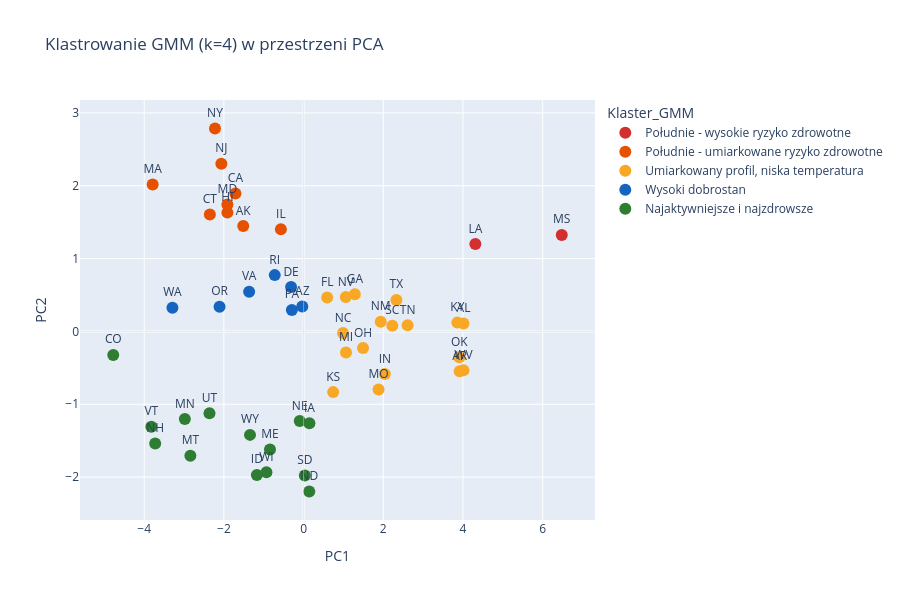

Notebook code cell kept with this figure:
### Code cell
df_pca["Klaster_GMM"] = df_state["Klaster_GMM"].values

fig_gmm = px.scatter(
    df_pca,
    x="PC1",
    y="PC2",
    text="LocationAbbr",
    color="Klaster_GMM",
    color_discrete_map=CLUSTER_PALETTE,
    category_orders={"Klaster_GMM": CLUSTER_ORDER},
    hover_data=["LocationDesc", "Obesity", "NoActivity", "Region"],
    title="Klastrowanie GMM (k=4) w przestrzeni PCA",
    height=600,
)
fig_gmm.update_traces(
    textposition="top center", selector=dict(mode="markers+text"), marker=dict(size=12)
)
fig_gmm.add_hline(y=0, line_width=0.5, line_color="lightgray")
fig_gmm.add_vline(x=0, line_width=0.5, line_color="lightgray")

fig_gmm.show()

### Figure 1 — Plotly figure (JSON) as saved in the notebook; plotly's stock layout.template omitted (floating-point values rounded to 4 significant figures)
{"data": [{"customdata": [["Louisiana", 36.35, 31.35, "South"], ["Mississippi", 40.15, 34.85, "South"]], "hovertemplate": "Klaster_GMM=Południe - wysokie ryzyko zdrowotne<br>PC1=%{x}<br>PC2=%{y}<br>LocationAbbr=%{text}<br>LocationDesc=%{customdata[0]}<br>Obesity=%{customdata[1]}<br>NoActivity=%{customdata[2]}<br>Region=%{customdata[3]}<extra></extra>", "legendgroup": "Południe - wysokie ryzyko zdrowotne", "marker": {"color": "#D32F2F", "size": 12, "symbol": "circle"}, "mode": "markers+text", "name": "Południe - wysokie ryzyko zdrowotne", "orientation": "v", "showlegend": true, "text": ["LA", "MS"], "textposition": "top center", "type": "scatter", "x": [4.311, 6.48], "xaxis": "x", "y": [1.199, 1.325], "yaxis": "y"}, {"customdata": [["Alaska", 30, 20.65, "West"], ["California", 26, 21.7, "West"], ["Connecticut", 28.25, 22.95, "Northeast"], ["Hawaii", 24.95, 22.15, "West"], ["Illinois", 31.7, 25.1, "Midwest"], ["Maryland", 31.6, 23.15, "South"], ["Massachusetts", 25.45, 24.4, "Northeast"], ["New Jersey", 25.7, 28.5, "Northeast"], ["New York", 27.35, 25.5, "Northeast"]], "hovertemplate": "Klaster_GMM=Południe - umiarkowane ryzyko zdrowotne<br>PC1=%{x}<br>PC2=%{y}<br>LocationAbbr=%{text}<br>LocationDesc=%{customdata[0]}<br>Obesity=%{customdata[1]}<br>NoActivity=%{customdata[2]}<br>Region=%{customdata[3]}<extra></extra>", "legendgroup": "Południe - umiarkowane ryzyko zdrowotne", "marker": {"color": "#E65100", "size": 12, "symbol": "circle"}, "mode": "markers+text", "name": "Południe - umiarkowane ryzyko zdrowotne", "orientation": "v", "showlegend": true, "text": ["AK", "CA", "CT", "HI", "IL", "MD", "MA", "NJ", "NY"], "textposition": "top center", "type": "scatter", "x": [-1.515, -1.711, -2.352, -1.912, -0.5696, -1.912, -3.788, -2.063, -2.223], "xaxis": "x", "y": [1.447, 1.894, 1.607, 1.631, 1.402, 1.741, 2.017, 2.303, 2.786], "yaxis": "y"}, {"customdata": [["Alabama", 36.15, 31.1, "South"], ["Arkansas", 37.25, 31.1, "South"], ["Florida", 28.85, 26.65, "South"], ["Georgia", 32.8, 27.05, "South"], ["Indiana", 34.7, 29.15, "Midwest"], ["Kansas", 34.8, 24.8, "Midwest"], ["Kentucky", 36.55, 32.6, "South"], ["Michigan", 34.5, 24.6, "Midwest"], ["Missouri", 34.9, 28.35, "Midwest"], ["Nevada", 30.05, 25.4, "West"], ["New Mexico", 32, 23.8, "West"], ["North Carolina", 33.5, 25.1, "South"], ["Ohio", 34.4, 26.85, "Midwest"], ["Oklahoma", 35.8, 30.6, "South"], ["South Carolina", 34.85, 27.75, "South"], ["Tennessee", 35.45, 30.5, "South"], ["Texas", 34.4, 26.4, "South"], ["West Virginia", 39.6, 29.7, "South"]], "hovertemplate": "Klaster_GMM=Umiarkowany profil, niska temperatura<br>PC1=%{x}<br>PC2=%{y}<br>LocationAbbr=%{text}<br>LocationDesc=%{customdata[0]}<br>Obesity=%{customdata[1]}<br>NoActivity=%{customdata[2]}<br>Region=%{customdata[3]}<extra></extra>", "legendgroup": "Umiarkowany profil, niska temperatura", "marker": {"color": "#F9A825", "size": 12, "symbol": "circle"}, "mode": "markers+text", "name": "Umiarkowany profil, niska temperatura", "orientation": "v", "showlegend": true, "text": ["AL", "AR", "FL", "GA", "IN", "KS", "KY", "MI", "MO", "NV", "NM", "NC", "OH", "OK", "SC", "TN", "TX", "WV"], "textposition": "top center", "type": "scatter", "x": [4.013, 3.918, 0.5918, 1.286, 2.039, 0.7419, 3.859, 1.065, 1.881, 1.059, 1.936, 0.9895, 1.491, 3.908, 2.227, 2.611, 2.33, 4.013], "xaxis": "x", "y": [0.11, -0.5454, 0.4657, 0.5112, -0.5845, -0.8329, 0.1211, -0.2876, -0.7974, 0.4712, 0.1344, -0.02171, -0.2287, -0.3533, 0.07832, 0.0858, 0.4332, -0.5328], "yaxis": "y"}, {"customdata": [["Arizona", 30.45, 23.1, "West"], ["Delaware", 33.95, 26.7, "South"], ["Oregon", 29.45, 21.6, "West"], ["Pennsylvania", 32.05, 24.8, "Northeast"], ["Rhode Island", 28.85, 25.9, "Northeast"], ["Virginia", 31.15, 23.65, "South"], ["Washington", 28.5, 18.4, "West"]], "hovertemplate": "Klaster_GMM=Wysoki dobrostan<br>PC1=%{x}<br>PC2=%{y}<br>LocationAbbr=%{text}<br>LocationDesc=%{customdata[0]}<br>Obesity=%{customdata[1]}<br>NoActivity=%{customdata[2]}<br>Region=%{customdata[3]}<extra></extra>", "legendgroup": "Wysoki dobrostan", "marker": {"color": "#1565C0", "size": 12, "symbol": "circle"}, "mode": "markers+text", "name": "Wysoki dobrostan", "orientation": "v", "showlegend": true, "text": ["AZ", "DE", "OR", "PA", "RI", "VA", "WA"], "textposition": "top center", "type": "scatter", "x": [-0.03294, -0.3132, -2.109, -0.2938, -0.7235, -1.367, -3.292], "xaxis": "x", "y": [0.3437, 0.6087, 0.3402, 0.2956, 0.7733, 0.5464, 0.3257], "yaxis": "y"}, {"customdata": [["Colorado", 23.4, 17.55, "West"], ["Idaho", 28.95, 22.15, "West"], ["Iowa", 34.6, 24.7, "Midwest"], ["Maine", 31.05, 26.3, "Northeast"], ["Minnesota", 30.1, 20.2, "Midwest"], ["Montana", 27.6, 21.2, "West"], ["Nebraska", 34.1, 25.35, "Midwest"], ["New Hampshire", 30.7, 21.6, "Northeast"], ["North Dakota", 34.95, 25.15, "Midwest"], ["South Dakota", 31.55, 27, "Midwest"], ["Utah", 28.5, 18, "West"], ["Vermont", 27.05, 19.45, "Northeast"], ["Wisconsin", 33.1, 22.5, "Midwest"], ["Wyoming", 29.35, 23.15, "West"]], "hovertemplate": "Klaster_GMM=Najaktywniejsze i najzdrowsze<br>PC1=%{x}<br>PC2=%{y}<br>LocationAbbr=%{text}<br>LocationDesc=%{customdata[0]}<br>Obesity=%{customdata[1]}<br>NoActivity=%{customdata[2]}<br>Region=%{customdata[3]}<extra></extra>", "legendgroup": "Najaktywniejsze i najzdrowsze", "marker": {"color": "#2E7D32", "size": 12, "symbol": "circle"}, "mode": "markers+text", "name": "Najaktywniejsze i najzdrowsze", "orientation": "v", "showlegend": true, "text": ["CO", "ID", "IA", "ME", "MN", "MT", "NE", "NH", "ND", "SD", "UT", "VT", "WI", "WY"], "textposition": "top center", "type": "scatter", "x": [-4.777, -1.172, 0.1469, -0.8431, -2.98, -2.841, -0.09662, -3.724, 0.1425, 0.03115, -2.361, -3.821, -0.9322, -1.345], "xaxis": "x", "y": [-0.3221, -1.97, -1.261, -1.62, -1.202, -1.707, -1.231, -1.54, -2.197, -1.979, -1.123, -1.308, -1.934, -1.42], "yaxis": "y"}], "layout": {"height": 600, "legend": {"title": {"text": "Klaster_GMM"}, "tracegroupgap": 0}, "shapes": [{"line": {"color": "lightgray", "width": 0.5}, "type": "line", "x0": 0, "x1": 1, "xref": "x domain", "y0": 0, "y1": 0, "yref": "y"}, {"line": {"color": "lightgray", "width": 0.5}, "type": "line", "x0": 0, "x1": 0, "xref": "x", "y0": 0, "y1": 1, "yref": "y domain"}], "title": {"text": "Klastrowanie GMM (k=4) w przestrzeni PCA"}, "xaxis": {"anchor": "y", "domain": [0, 1], "title": {"text": "PC1"}}, "yaxis": {"anchor": "x", "domain": [0, 1], "title": {"text": "PC2"}}}}
